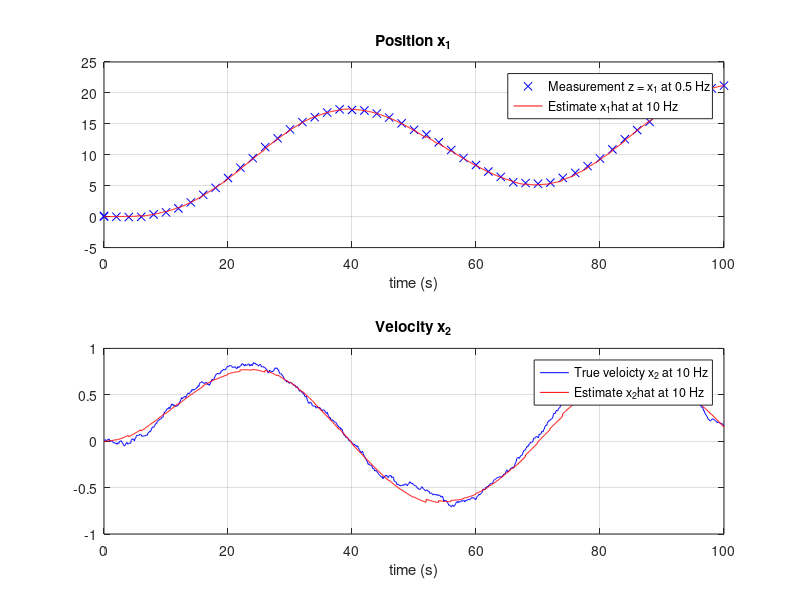

Write the MATLAB code that produced this figure.
% ExKF Discrete-time Kalman filter (KF) implementation demonstrating
% how the "predictor-corrector representation" can be applied to the
% following linear model:
% 
%   dx/dt = A * x + B * u + E * w 
%       y = H * x + v
%
%   x_k+1 = Ad * x_k + Bd * u_k + Ed * w_k 
%     y_k = H * x_k + v_k
%
% Let h be the sampling time and Ad = I + h * A, Bd = h * B and Ed = h * E. 
%
% The case study is a mass-damper system with position measured at frequency
% f_pos [Hz], which can be chosen smaller or equal to the sampling frequency 
% f_samp [Hz]. The ratio between the frequencies must be an integer:
%
%      N_integer = f_samp/f_pos >= 1 
%
% Author:    Thor I. Fossen
% Date:      17 October 2018
% Revisions: 

%% USER INPUTS
f_samp = 10;    % sampling frequency [Hz]
f_pos = 0.5;    % GNSS position measurement frequency [Hz]

N_integer = f_samp/f_pos;
if ( mod(N_integer,1) ~= 0 || N_integer < 1 )
    error("f_samp = N_integer * f_pos is not specified such that N_integer >= 1"); 
end

% simulation parameters
N  = 1000;		  % no. of iterations

h  = 1/f_samp; 	  % sampling time: h  = 1/f_samp (s) 
h_pos = 1/f_pos;

% model paramters for mass-damper system (x1 = position, x2 = velcoity)
A = [0 1
     0 -0.1 ];
B = [0
     1];
E = [0
     1];
H = [1 0]; 

% discrete-time matrices
Ad = eye(2) + h * A;
Bd = h * B;
Ed = h * E;
 
% initial values for x and u
x = [0 0]';	        
u = 0;

% initialization of Kalman filter
x_prd = [0 0]';        
P_prd = diag([1 1]);
Q = 1;
R = 10;

N_integer = f_samp/f_pos;
if ( mod(N_integer,1) ~= 0 || N_integer < 1 )
    error("f_samp = N_integer * f_pos is not specified such that N_integer >= 1"); 
end

%% MAIN LOOP
simdata = zeros(N+1,7);                    % table for simulation data
posdata = [0 x_prd(1)];                    % table for position measurements

for i=1:N+1
   t = (i-1) * h;                          % time (s)             

   % Plant
   u = 0.1 * sin(0.1*t);                   % input
   w = 0.1 * randn(1);                     % process noise
   x_dot = A * x + B * u + E * w;          
     
   % measurements are slower than the sampling time
   if mod( t, h_pos ) == 0
       z = x(1) + 0.1 * randn(1);  
       posdata = [posdata; t z];    % store measurement in a table
       H     = [1 0];               
   else
       H     = [0 0];               % no measurement
   end
    
   % KF gain      
   K = P_prd * H' * inv( H * P_prd * H' + R );
        
   % corrector   
   IKH = eye(2) - K*H;
   P_hat = IKH * P_prd * IKH' + K * R * K';
   eps = z - H * x_prd;
   x_hat = x_prd + K * eps;   
   
   % store simulation data in a table   
   simdata(i,:) = [t x' x_hat' P_hat(1,1) P_hat(2,2) ];    
      
   % Predictor (k+1)  
   x_prd = Ad * x_hat + Bd * u;
   P_prd = Ad * P_hat * Ad' + Ed * Q * Ed';
   
   % Euler integration (k+1)
   x = x + h * x_dot;
end

%% PLOTS
t     = simdata(:,1); 
x     = simdata(:,2:3); 
x_hat = simdata(:,4:5); 
X_hat = simdata(:,6:7);

t_pos = posdata(:,1);
z_pos = posdata(:,2);

clf
figure(gcf)

subplot(211),plot(t_pos,z_pos,'xb',t,x_hat(:,1),'r')
xlabel('time (s)'),title('Position x_1'),grid
legend(['Measurement z = x_1 at ', num2str(f_pos), ' Hz'],...
    ['Estimate x_1hat at ', num2str(f_samp), ' Hz']);

subplot(212),plot(t,x(:,2),'b',t,x_hat(:,2),'r')
xlabel('time (s)'),title('Velocity x_2'),grid
legend(['True veloicty x_2 at ', num2str(f_samp), ' Hz'],...
    ['Estimate x_2hat at ', num2str(f_samp), ' Hz']);